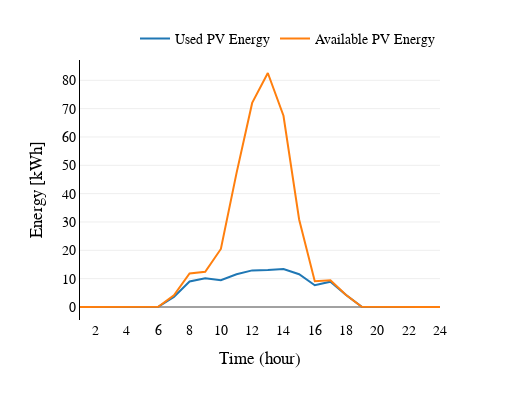

Here is the notebook cell this chart was saved with:
### Code cell
#Sol disponible
pv_disps = tabla_resultados[['hora','recurso_pv_dis','p_bat_pv','energia_PV']]

pv_disps['bat_mas_load_pv'] = pv_disps['p_bat_pv']+pv_disps['energia_PV']

pv_disps = pv_disps.groupby(["hora"])['bat_mas_load_pv','recurso_pv_dis'].mean().reset_index()


pv_disps.columns=['hour','Used PV Energy','Available PV Energy']

graficar(tipo='linea',
         lista_campos=['Used PV Energy','Available PV Energy'],
         titulo="",
        df = pv_disps )

### Figure 1 — Plotly figure (JSON) as saved in the notebook; plotly's stock layout.template omitted (floating-point values rounded to 4 significant figures)
{"data": [{"hovertemplate": "variable=Used PV Energy<br>hour=%{x}<br>value=%{y}<extra></extra>", "legendgroup": "Used PV Energy", "line": {"color": "#1F77B4", "dash": "solid"}, "mode": "lines", "name": "Used PV Energy", "orientation": "v", "showlegend": true, "type": "scatter", "x": [1, 2, 3, 4, 5, 6, 7, 8, 9, 10, 11, 12, 13, 14, 15, 16, 17, 18, 19, 20, 21, 22, 23, 24], "xaxis": "x", "y": [0, 0, 0, 0, 0, 0.06419, 3.509, 8.994, 10.11, 9.465, 11.57, 12.92, 13.07, 13.42, 11.58, 7.679, 8.939, 4.201, 0.08003, 0, 0, 0, 0, 0], "yaxis": "y"}, {"hovertemplate": "variable=Available PV Energy<br>hour=%{x}<br>value=%{y}<extra></extra>", "legendgroup": "Available PV Energy", "line": {"color": "#FF7F0E", "dash": "solid"}, "mode": "lines", "name": "Available PV Energy", "orientation": "v", "showlegend": true, "type": "scatter", "x": [1, 2, 3, 4, 5, 6, 7, 8, 9, 10, 11, 12, 13, 14, 15, 16, 17, 18, 19, 20, 21, 22, 23, 24], "xaxis": "x", "y": [0, 0, 0, 0, 0, 0.06419, 4.144, 11.82, 12.42, 20.48, 47.26, 72.02, 82.57, 67.48, 30.89, 9.098, 9.408, 4.26, 0.08003, 0, 0, 0, 0, 0], "yaxis": "y"}], "layout": {"font": {"color": "black", "family": "Times New Roman", "size": 14}, "height": 400, "legend": {"font": {"size": 14}, "orientation": "h", "title": {"text": ""}, "tracegroupgap": 0, "x": 1, "xanchor": "right", "y": 1.02, "yanchor": "bottom"}, "margin": {"t": 60}, "title": {"font": {"family": "Times New Roman"}}, "width": 520, "xaxis": {"anchor": "y", "domain": [0, 1], "linecolor": "black", "nticks": 15, "showline": false, "title": {"text": "Time (hour)"}}, "yaxis": {"anchor": "x", "domain": [0, 1], "linecolor": "black", "nticks": 10, "showline": true, "title": {"text": "Energy [kWh]"}}}}
